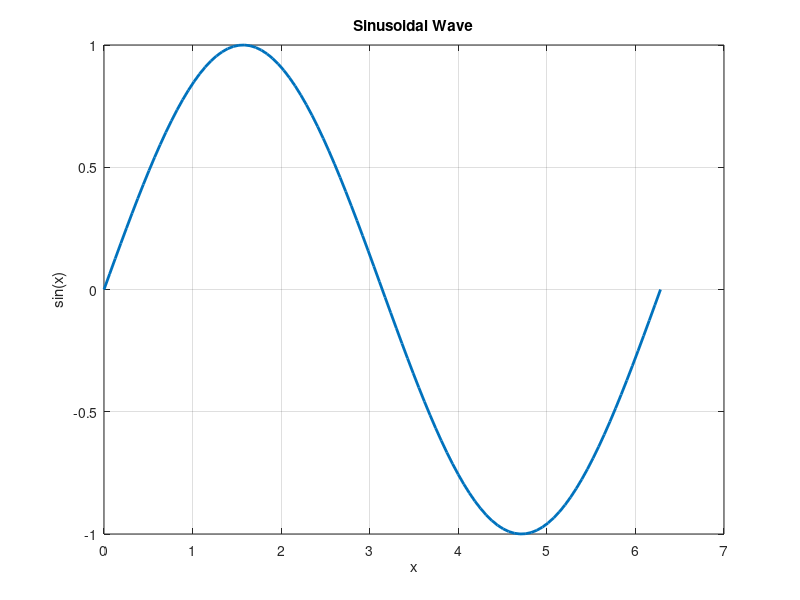

MATLAB code for this plot:
% 데이터 생성
x = linspace(0, 2*pi, 100); % 0~2pi 사이 100개 점
y = sin(x);                % 사인값 계산

% 그래프 그리기
figure;
plot(x, y, 'LineWidth', 2);
title('Sinusoidal Wave');
xlabel('x');
ylabel('sin(x)');
grid on;
